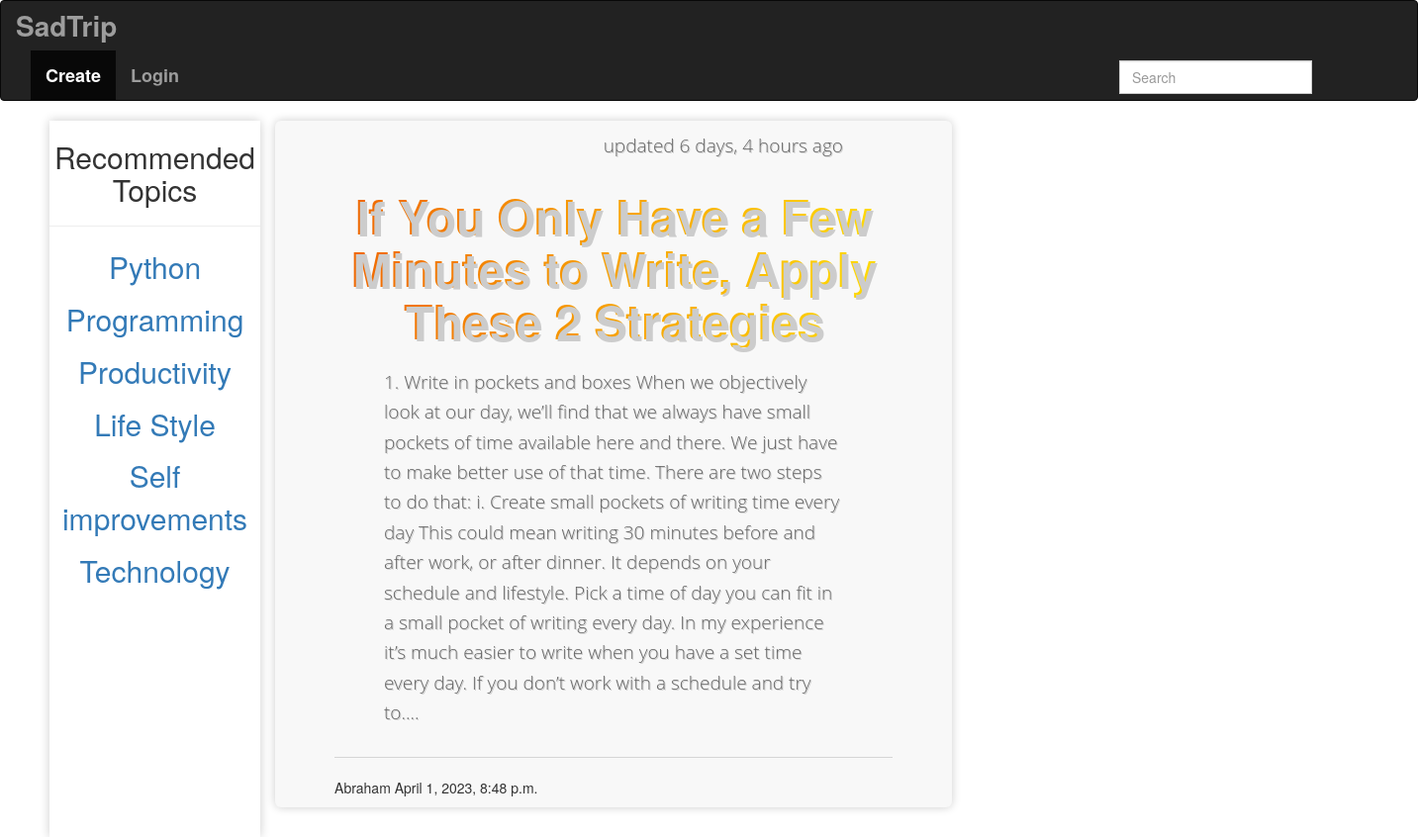
The app's page /, older data.
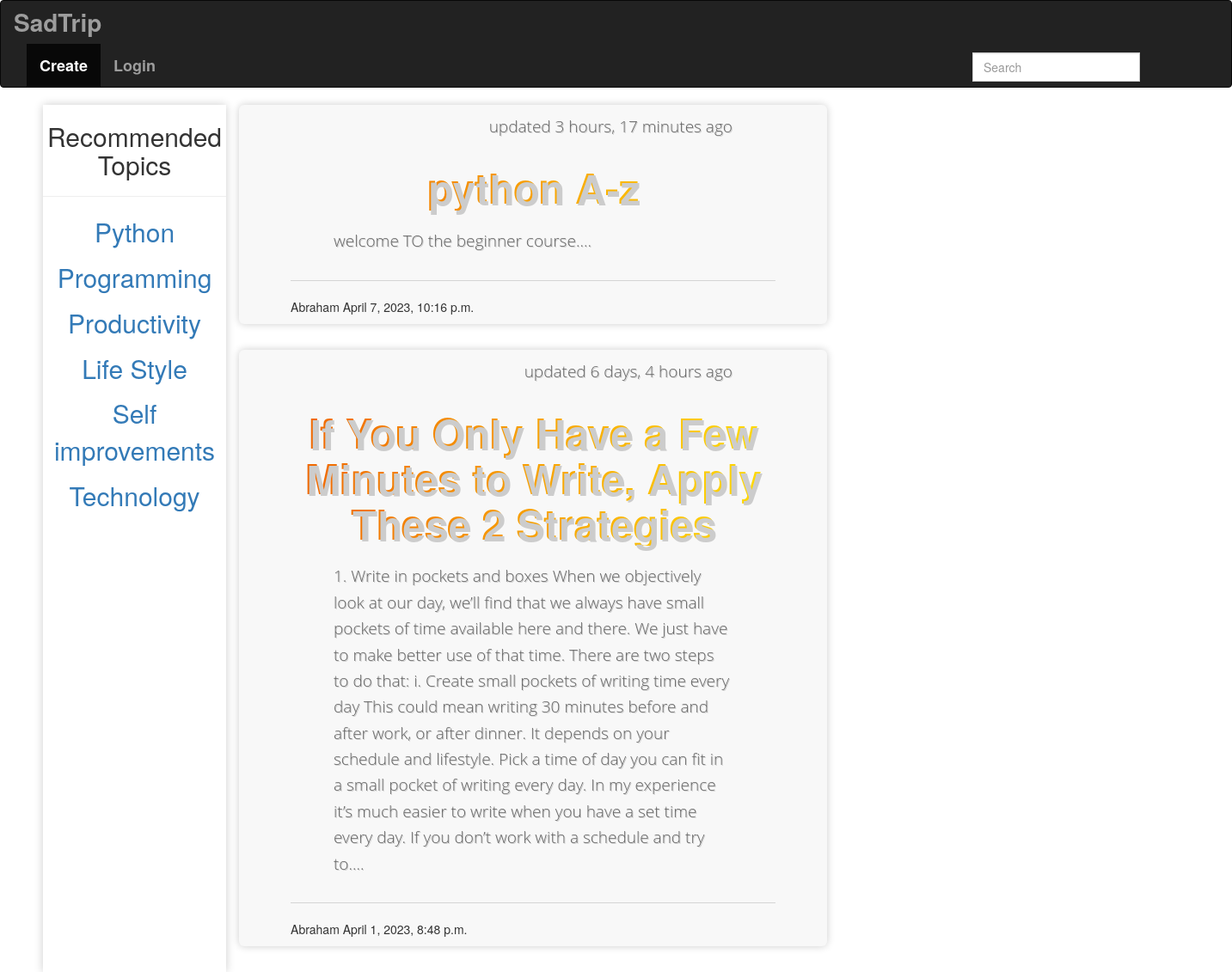
The same page, newer data.
### Blog/models.py (models this page shows, shortened)
class Topic(models.Model):
    Name = models.CharField(max_length=200)

class Post(models.Model):
     Host = models.ForeignKey(User, on_delete=models.SET_NULL, null=True)
     Topic = models.ForeignKey(Topic, on_delete=models.SET_NULL, null=True)
     Title = models.CharField(max_length=500)
     Content = models.TextField()
     Updated  = models.DateTimeField(auto_now=True)
     Created = models.DateTimeField(auto_now_add=True)
     class Meta:
         ordering = ['-Updated','-Created']

### Blog/views.py (the view)
# urls.py: path('',views.home,name='home'),
def home(request):
    q = request.GET.get('q') if request.GET.get('q')!= None else ''
    post = Post.objects.filter(Topic__Name__icontains=q)
    topic = Topic.objects.all()
    Updated = timezone.now()
    context = {'post':post,'time':Updated,'topic':topic}
    return render(request,'Blog/main.html',context)

### Blog/templates/Blog/main.html (shortened to what this page needs)
{% extends 'home.html'%}
{% block content %}
<div class="home-container">
  <div class='topic-container '>
    <h2>Recommended Topics</h2>
    <hr>
    {% for topic in topic %}
    <div class="topic">
      <p><a href="{% url 'home' %}?q={{ topic.Name }}">{{ topic.Name }}</a></p>
      </div>
    {% endfor %}
  </div>
  <div>
    {% for i in post %}
      <div class="container">
        <div class="jumbotron">
          <p class="updated-time">updated {{ i.Updated|timesince:time }} ago</p>
          <h1>{{ i.Title }}</h1>
          <a href="{% url 'userPost' i.id  %}"><p>{{ i.Content|slice:":600" }}....</p></a>
          <hr>
          {{ i.Host }} {{ i.Created }}
        </div>
      </div>
    {% endfor %}
  </div>
</div>
{% endblock %}

### templates/home.html (shortened to what this page needs)
<!DOCTYPE html>
<html lang="en">
<head>
</head>
<body>
    {% include 'navbar.html' %}
   {% block content%}
   {% endblock %}
</body>
</html>

### templates/navbar.html (shortened to what this page needs)
<!DOCTYPE html>
<html lang="en">
<head>
  <link rel="stylesheet" href="https://maxcdn.bootstrapcdn.com/bootstrap/3.4.1/css/bootstrap.min.css">
</head>
<body>
<nav class="navbar navbar-inverse">
  <div class="container-fluid">
    <div class="navbar-header">
      <a class="navbar-brand" href="{% url 'home'  %}">SadTrip</a>
    </div>
    <div class="collapse navbar-collapse" id="navbar-collapse">
      <ul class="nav navbar-nav">
        <li class="active"><a href="{% url 'createPost' %}">Create</a></li>
          {% if request.user.is_authenticated %}
        <li><a href="{% url 'logout' %}">Logout</a></li>
        <li><a href="{% url 'myPost' user.id  %}">My Post</a></li>
        {% else %}
        <li><a href="{% url 'login' %}">Login</a></li>
        {% endif %}
          <form method="GET" action="{% url 'home' %}">
        <div class="input-group rounded" id="searchbox">
        <input type="search" class="form-control rounded" placeholder="Search" aria-label="Search" aria-describedby="search-addon" name='q' />
        </div>
      </form>
      </ul>
    </div>
  </div>
</nav>
</body>
</html>

### templates/navbar.html (style rules this page uses)
#searchbox { margin-top: 10px; margin-left: 1100px; }
.navbar-brand { font-size: 28px; font-weight: bold; }
.navbar-nav > li > a { color: #fff; font-size: 18px; font-weight: bold; }

### Blog/templates/Blog/main.html (style rules this page uses)
.jumbotron { background-color: #f8f8f8; color: #333; padding: 10px; margin-bottom: 30px; border-radius: 12px; padding-right: 50px; box-shadow: 0 0 10px rgba(0, 0, 0, 0.2); width:60%; }
.jumbotron h1 { font-size: 48px; font-weight: bold; text-align: center; margin-bottom: 20px; color: #333; text-shadow: 2px 2px 0 #ccc; background-image: linear-gradient(to right, #F06401, #FFDD00); -webkit-background-clip: text; -webkit-text-fill-color: transparent; }
.jumbotron p { font-size: 19px; font-family: "Open Sans", sans-serif; font-weight: 300; color: #666; line-height: 1.6; margin-bottom: 30px; padding-left: 50px; padding-right: 50px; text-shadow: 1px 1px 0 #ccc; }
.updated-time { font-size: 14px; color: #999; margin-bottom: 10px; text-align: right; }
.home-container { display: grid; grid-template-columns: 1fr 3fr; padding-left: 50px; }
.topic-container { text-align: center; font-size: 30px; box-shadow: 0 0 10px rgba(0, 0, 0, 0.2); }

Row changes from the older to the newer data that the page shows:
added Post: Updated "3 hours, 17 minutes", Title "python A-z", Content "welcome TO the beginner course", Host "Abraham", Created "April 7, 2023, 10:16 p.m."
